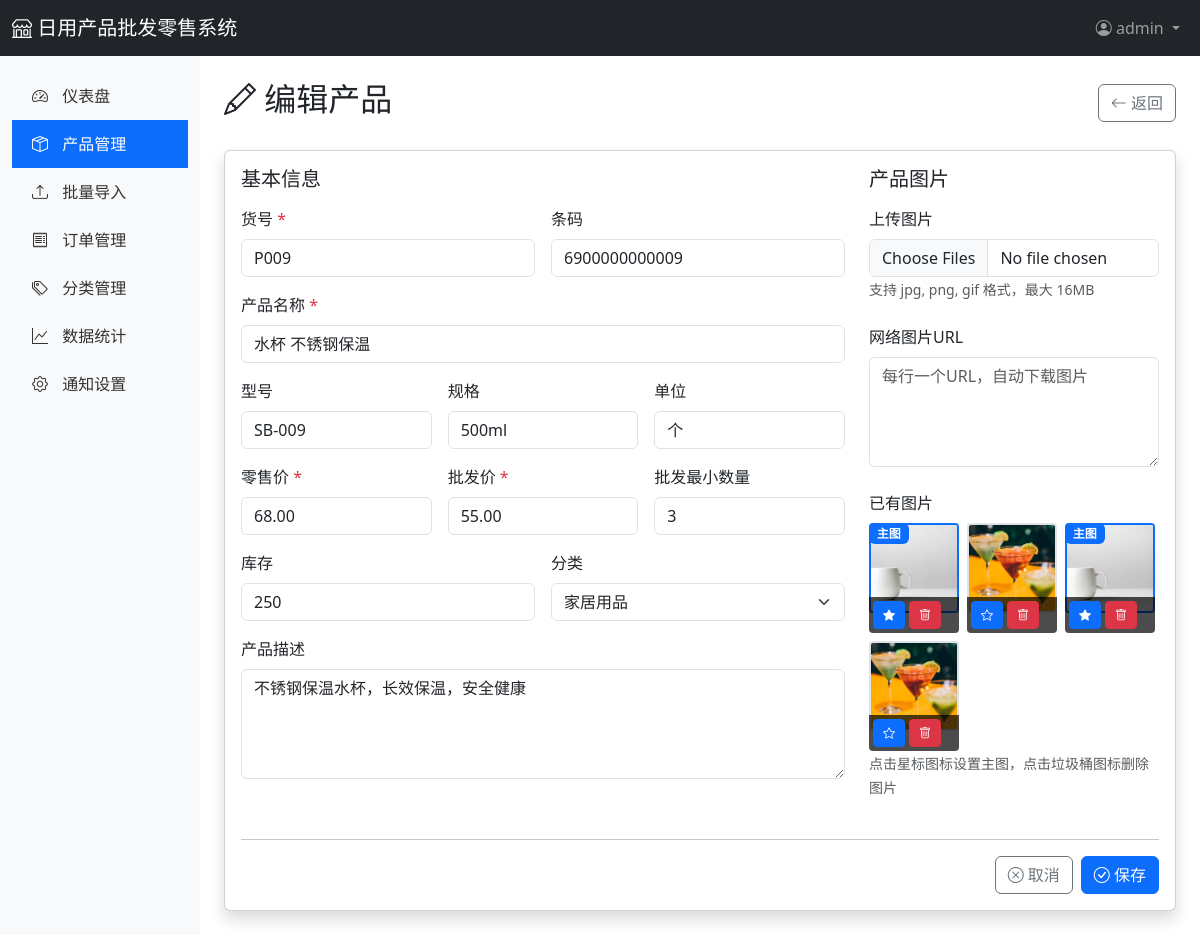
The page /admin/products/29/edit (signed in) on the database its author committed.
### app/models.py (models this page shows, shortened)
class User(UserMixin, db.Model):
    __tablename__ = 'users'
    id = db.Column(db.Integer, primary_key=True)
    username = db.Column(db.String(80), unique=True, nullable=False)
    email = db.Column(db.String(120), unique=True, nullable=False)
    password_hash = db.Column(db.String(255), nullable=False)
    role = db.Column(db.String(20), default='admin')  # admin, staff
    phone = db.Column(db.String(20))
    is_active = db.Column(db.Boolean, default=True)
    created_at = db.Column(db.DateTime, default=datetime.utcnow)
    updated_at = db.Column(db.DateTime, default=datetime.utcnow, onupdate=datetime.utcnow)
    orders = db.relationship('Order', backref='user', lazy='dynamic')

class Product(db.Model):
    __tablename__ = 'products'
    id = db.Column(db.Integer, primary_key=True)
    product_code = db.Column(db.String(50), unique=True, nullable=False, index=True)  # 货号
    barcode = db.Column(db.String(50), index=True)  # 条码
    name = db.Column(db.String(200), nullable=False, index=True)  # 产品名称
    model = db.Column(db.String(100))  # 型号
    specification = db.Column(db.String(200))  # 规格
    unit = db.Column(db.String(20))  # 单位
    retail_price = db.Column(db.Float, default=0)  # 零售价
    wholesale_price = db.Column(db.Float, default=0)  # 批发价
    wholesale_min_qty = db.Column(db.Integer, default=1)  # 批发最小数量
    stock = db.Column(db.Integer, default=0)  # 库存
    description = db.Column(db.Text)  # 产品描述
    status = db.Column(db.String(20), default='active')  # active, inactive
    created_at = db.Column(db.DateTime, default=datetime.utcnow)
    updated_at = db.Column(db.DateTime, default=datetime.utcnow, onupdate=datetime.utcnow)
    category_id = db.Column(db.Integer, db.ForeignKey('categories.id'))
    images = db.relationship('ProductImage', backref='product', lazy='dynamic', cascade='all, delete-orphan')
    order_items = db.relationship('OrderItem', backref='product', lazy='dynamic')

class Category(db.Model):
    __tablename__ = 'categories'
    id = db.Column(db.Integer, primary_key=True)
    name = db.Column(db.String(100), unique=True, nullable=False)
    description = db.Column(db.Text)
    sort_order = db.Column(db.Integer, default=0)
    created_at = db.Column(db.DateTime, default=datetime.utcnow)
    products = db.relationship('Product', backref='category', lazy='dynamic')

class ProductImage(db.Model):
    __tablename__ = 'product_images'
    id = db.Column(db.Integer, primary_key=True)
    product_id = db.Column(db.Integer, db.ForeignKey('products.id'), nullable=False)
    image_url = db.Column(db.String(500), nullable=False)
    is_primary = db.Column(db.Boolean, default=False)  # 是否为主图
    sort_order = db.Column(db.Integer, default=0)
    created_at = db.Column(db.DateTime, default=datetime.utcnow)

### app/routes/admin.py (the view, shortened to what this page needs)
@admin_bp.route('/products/<int:product_id>/edit', methods=['GET', 'POST'])
@login_required
def product_edit(product_id):
    product = Product.query.get_or_404(product_id)
    categories = Category.query.all()
    return render_template('admin/product_form.html', product=product, categories=categories)

### app/templates/admin/product_form.html (shortened to what this page needs)
{% extends "admin/base.html" %}
{% block content %}
<div class="d-flex justify-content-between align-items-center mb-4">
    <h2>
        <i class="bi bi-{{ 'pencil' if product else 'plus-circle' }}"></i> {{ '编辑' if product else '新增' }}产品
    </h2>
    <a href="{{ url_for('admin.products') }}" class="btn btn-outline-secondary">
        <i class="bi bi-arrow-left"></i> 返回
    </a>
</div>
<div class="card shadow">
    <div class="card-body">
        <form id="productForm" method="POST" enctype="multipart/form-data">
            <div class="row">
                <div class="col-md-8">
                    <h5 class="mb-3">基本信息</h5>
                    <div class="row g-3 mb-4">
                        <div class="col-md-6">
                            <label class="form-label">货号 <span class="text-danger">*</span></label>
                            <input type="text" class="form-control" name="product_code"
                                   value="{{ product.product_code if product else '' }}" required>
                        </div>
                        <div class="col-md-6">
                            <label class="form-label">条码</label>
                            <input type="text" class="form-control" name="barcode"
                                   value="{{ product.barcode if product else '' }}">
                        </div>
                        <div class="col-12">
                            <label class="form-label">产品名称 <span class="text-danger">*</span></label>
                            <input type="text" class="form-control" name="name"
                                   value="{{ product.name if product else '' }}" required>
                        </div>
                        <div class="col-md-4">
                            <label class="form-label">型号</label>
                            <input type="text" class="form-control" name="model"
                                   value="{{ product.model if product else '' }}">
                        </div>
                        <div class="col-md-4">
                            <label class="form-label">规格</label>
                            <input type="text" class="form-control" name="specification"
                                   value="{{ product.specification if product else '' }}">
                        </div>
                        <div class="col-md-4">
                            <label class="form-label">单位</label>
                            <input type="text" class="form-control" name="unit"
                                   value="{{ product.unit if product else '件' }}">
                        </div>
                        <div class="col-md-4">
                            <label class="form-label">零售价 <span class="text-danger">*</span></label>
                            <input type="number" class="form-control" name="retail_price" step="0.01"
                                   value="{{ '%.2f'|format(product.retail_price) if product else '0.00' }}" required>
                        </div>
                        <div class="col-md-4">
                            <label class="form-label">批发价 <span class="text-danger">*</span></label>
                            <input type="number" class="form-control" name="wholesale_price" step="0.01"
                                   value="{{ '%.2f'|format(product.wholesale_price) if product else '0.00' }}" required>
                        </div>
                        <div class="col-md-4">
                            <label class="form-label">批发最小数量</label>
                            <input type="number" class="form-control" name="wholesale_min_qty"
                                   value="{{ product.wholesale_min_qty if product else '1' }}" min="1">
                        </div>
                        <div class="col-md-6">
                            <label class="form-label">库存</label>
                            <input type="number" class="form-control" name="stock"
                                   value="{{ product.stock if product else '0' }}" min="0">
                        </div>
                        <div class="col-md-6">
                            <label class="form-label">分类</label>
                            <select class="form-select" name="category_id">
                                {% for category in categories %}
                                <option value="{{ category.id }}"
                                        {% if product and product.category_id == category.id %}selected{% endif %}>
                                    {{ category.name }}
                                </option>
                                {% endfor %}
                            </select>
                        </div>
                        <div class="col-12">
                            <label class="form-label">产品描述</label>
                            <textarea class="form-control" name="description" rows="4">{{ product.description if product else '' }}</textarea>
                        </div>
                    </div>
                </div>
                <div class="col-md-4">
                    <h5 class="mb-3">产品图片</h5>
                    <div class="mb-4">
                        <label class="form-label">上传图片</label>
                        <input type="file" class="form-control" name="images" multiple accept="image/*">
                        <small class="text-muted">支持 jpg, png, gif 格式，最大 16MB</small>
                    </div>
                    <div class="mb-4">
                        <label class="form-label">网络图片URL</label>
                        <textarea class="form-control" name="image_urls" rows="4"
                                  placeholder="每行一个URL，自动下载图片"></textarea>
                    </div>
                    <div class="mb-4">
                        <label class="form-label">已有图片</label>
                        <div id="imageList" class="d-flex flex-wrap gap-2">
                            {% if product %}
                                {% for image in product.images %}
                                <div class="position-relative image-item" data-image-id="{{ image.id }}">
                                    <img src="{{ image.image_url }}" width="90" height="90"
                                         style="object-fit: cover; border-radius: 4px; border: 2px solid {% if image.is_primary %}#0d6efd{% else %}#dee2e6{% endif %};">
                                    {% if image.is_primary %}
                                    <span class="badge bg-primary position-absolute" style="top: 0; left: 0; z-index: 10;">主图</span>
                                    {% endif %}
                                    <div class="position-absolute d-flex gap-1" style="bottom: 0; left: 0; right: 0; padding: 4px; background: rgba(0,0,0,0.7); border-radius: 0 0 4px 4px;">
                                        <button type="button" class="btn btn-sm btn-primary btn-set-primary" data-image-id="{{ image.id }}" title="设为主图"
                                                style="width: 32px; height: 28px; padding: 0; display: flex; align-items: center; justify-content: center;">
                                            <i class="bi bi-star{{ '-fill' if image.is_primary else '' }}" style="font-size: 12px;"></i>
                                        </button>
                                        <button type="button" class="btn btn-sm btn-danger btn-delete-image" data-image-id="{{ image.id }}" title="删除图片"
                                                style="width: 32px; height: 28px; padding: 0; display: flex; align-items: center; justify-content: center;">
                                            <i class="bi bi-trash" style="font-size: 12px;"></i>
                                        </button>
                                    </div>
                                </div>
                                {% endfor %}
                            {% endif %}
                        </div>
                        <small class="text-muted">点击星标图标设置主图，点击垃圾桶图标删除图片</small>
                    </div>
                </div>
            </div>
            <hr>
            <div class="d-flex justify-content-end gap-2">
                <a href="{{ url_for('admin.products') }}" class="btn btn-outline-secondary">
                    <i class="bi bi-x-circle"></i> 取消
                </a>
                <button type="submit" class="btn btn-primary" id="saveBtn">
                    <i class="bi bi-check-circle"></i> 保存
                </button>
            </div>
        </form>
    </div>
</div>
{% endblock %}

### app/templates/admin/base.html (shortened to what this page needs)
<!DOCTYPE html>
<html lang="zh-CN">
<head>
    <link href="https://cdn.jsdelivr.net/npm/bootstrap@5.3.0/dist/css/bootstrap.min.css" rel="stylesheet">
    <link href="https://cdn.jsdelivr.net/npm/bootstrap-icons@1.11.0/font/bootstrap-icons.css" rel="stylesheet">
</head>
<body>
    <nav class="navbar navbar-expand-lg navbar-dark bg-dark">
        <div class="container-fluid">
            <a class="navbar-brand" href="{{ url_for('main.index') }}">
                <i class="bi bi-shop"></i> 日用产品批发零售系统
            </a>
            <div class="navbar-nav ms-auto">
                <div class="nav-item dropdown">
                    <a class="nav-link dropdown-toggle" href="#" role="button" data-bs-toggle="dropdown">
                        <i class="bi bi-person-circle"></i> {{ current_user.username }}
                    </a>
                </div>
            </div>
        </div>
    </nav>
    <div class="container-fluid">
        <div class="row">
            <nav class="col-md-2 d-none d-md-block sidebar py-3">
                <ul class="nav flex-column">
                    <li class="nav-item">
                        <a class="nav-link {% if request.endpoint == 'admin.dashboard' %}active{% endif %}" href="{{ url_for('admin.dashboard') }}">
                            <i class="bi bi-speedometer2"></i> 仪表盘
                        </a>
                    </li>
                    <li class="nav-item">
                        <a class="nav-link {% if 'admin.product' in request.endpoint %}active{% endif %}" href="{{ url_for('admin.products') }}">
                            <i class="bi bi-box-seam"></i> 产品管理
                        </a>
                    </li>
                    <li class="nav-item">
                        <a class="nav-link {% if request.endpoint == 'admin.products_import' %}active{% endif %}" href="{{ url_for('admin.products_import') }}">
                            <i class="bi bi-upload"></i> 批量导入
                        </a>
                    </li>
                    <li class="nav-item">
                        <a class="nav-link {% if request.endpoint == 'admin.orders' %}active{% endif %}" href="{{ url_for('admin.orders') }}">
                            <i class="bi bi-receipt"></i> 订单管理
                        </a>
                    </li>
                    <li class="nav-item">
                        <a class="nav-link {% if request.endpoint == 'admin.categories' %}active{% endif %}" href="{{ url_for('admin.categories') }}">
                            <i class="bi bi-tags"></i> 分类管理
                        </a>
                    </li>
                    <li class="nav-item">
                        <a class="nav-link {% if request.endpoint == 'admin.statistics' %}active{% endif %}" href="{{ url_for('admin.statistics') }}">
                            <i class="bi bi-graph-up"></i> 数据统计
                        </a>
                    </li>
                    <li class="nav-item">
                        <a class="nav-link {% if 'system' in request.endpoint %}active{% endif %}" href="{{ url_for('system.settings') }}">
                            <i class="bi bi-gear"></i> 通知设置
                        </a>
                    </li>
                </ul>
            </nav>
            <main class="col-md-10 ms-sm-auto col-lg-10 px-md-4 py-4">
                {% block content %}{% endblock %}
            </main>
        </div>
    </div>
</body>
</html>

### app/templates/admin/base.html (style rules this page uses)
.sidebar { min-height: calc(100vh - 56px); background-color: #f8f9fa; }
.sidebar .nav-link { color: #333; padding: 12px 20px; }
.sidebar .nav-link:hover, .sidebar .nav-link.active { background-color: #0d6efd; color: white; }
.sidebar .nav-link i { margin-right: 10px; }

### app/templates/admin/product_form.html (style rules this page uses)
.image-item { width: 90px; height: 110px; }
.image-item img { transition: border-color 0.2s; }

### rows shown on the page
User: username "admin"
Product: product_code "P009", barcode "6900000000009", name "水杯 不锈钢保温", model "SB-009", specification "500ml", unit "个", retail_price "68.00", wholesale_price "55.00", wholesale_min_qty "3", stock "250", category_id "家居用品", description "不锈钢保温水杯，长效保温，安全健康"
ProductImage: image_url (picture), is_primary "主图"
ProductImage: image_url (picture), is_primary False (drawn)
ProductImage: image_url (picture), is_primary "主图"
ProductImage: image_url (picture), is_primary False (drawn)

### other values the page prints
{{ '编辑' if product else '新增' }} "编辑"
